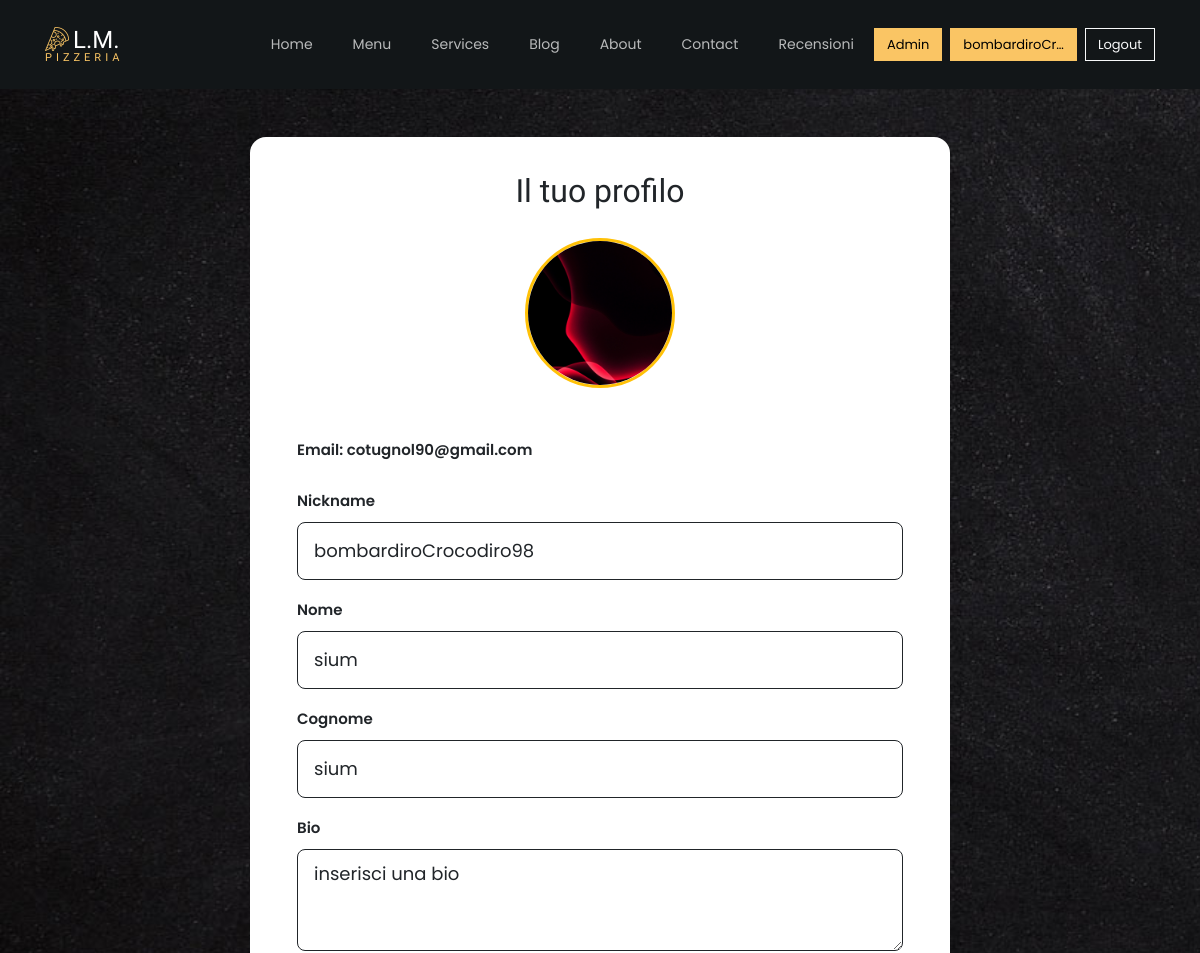
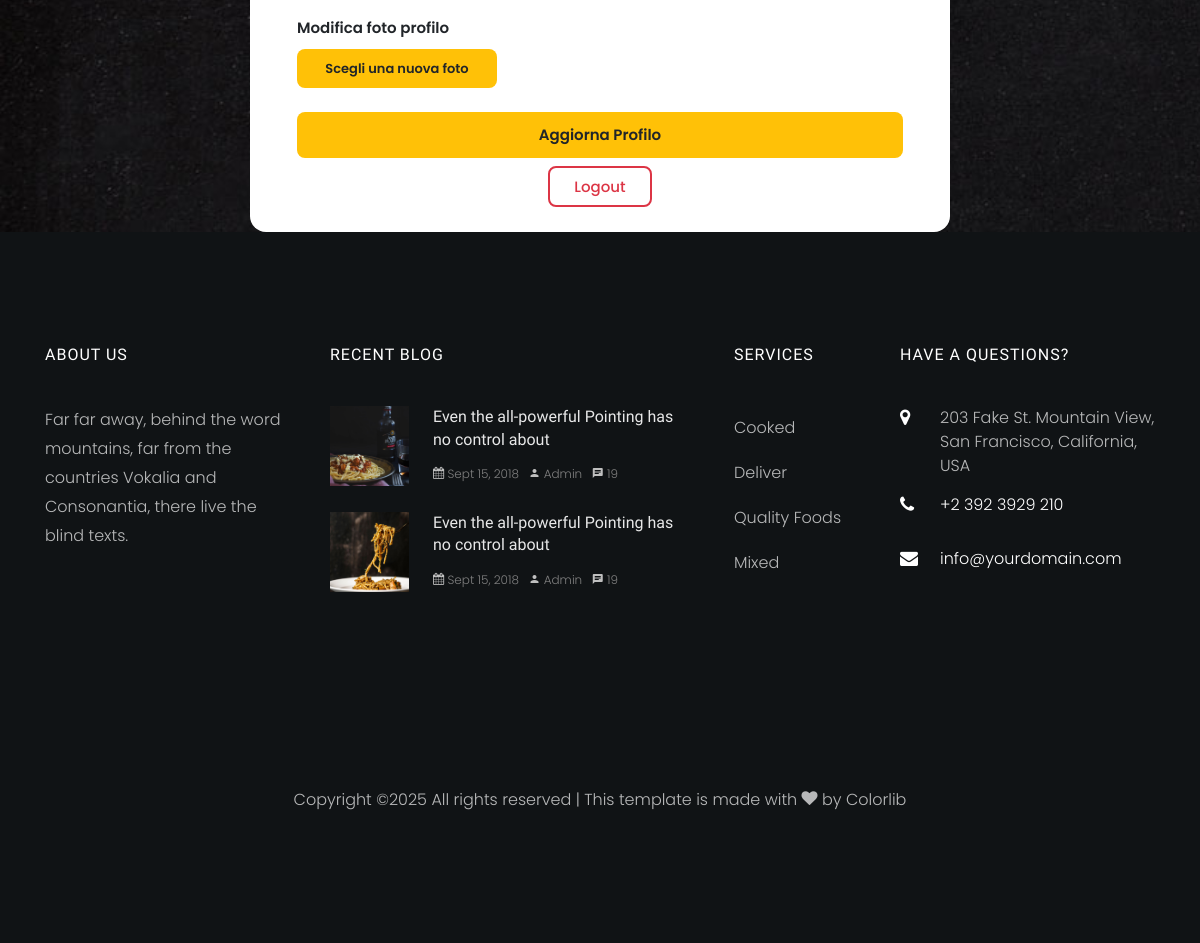
The app's page /Template/profilo.php (signed in) with its own data (2 pictures, top to bottom).
### tables this page shows
CREATE TABLE `utente` (
  `email` varchar(100) NOT NULL,
  `password` varchar(600) NOT NULL,
  `nickname` varchar(50) DEFAULT NULL,
  `nome` varchar(50) DEFAULT NULL,
  `cognome` varchar(50) DEFAULT NULL,
  `foto_profilo` varchar(500) DEFAULT NULL,
  `bio` varchar(1000) DEFAULT 'inserisci una bio',
  `favorite_pizza` varchar(50) DEFAULT NULL,
  `str_preferenze` int(11) DEFAULT NULL,
  `gruppo` varchar(50) NOT NULL,
  `recensione` int(11) DEFAULT NULL
);

### Template/profilo.php (the view, shortened to what this page needs)
<?php
require_once 'config.php';
$utente_email = $_SESSION['user']['email'];
$stmt = $pdo->prepare("SELECT * FROM utente WHERE email = :email");
$stmt->execute(['email' => $utente_email]);
$utente = $stmt->fetch(PDO::FETCH_ASSOC);
?>
<!DOCTYPE html>
<html lang="it">
<head>
    <link rel="stylesheet" href="css/open-iconic-bootstrap.min.css">
    <link rel="stylesheet" href="css/animate.css">
    <link rel="stylesheet" href="css/owl.carousel.min.css">
    <link rel="stylesheet" href="css/owl.theme.default.min.css">
    <link rel="stylesheet" href="css/magnific-popup.css">
    <link rel="stylesheet" href="css/aos.css">
    <link rel="stylesheet" href="css/ionicons.min.css">
    <link rel="stylesheet" href="css/bootstrap-datepicker.css">
    <link rel="stylesheet" href="css/jquery.timepicker.css">
    <link rel="stylesheet" href="css/flaticon.css">
    <link rel="stylesheet" href="css/icomoon.css">
    <link rel="stylesheet" href="css/style.css">
    <link rel="stylesheet" href="css/stile_personalizzato.css">
</head>
<body>
    <?php include 'header.php'; ?>
    <div class="container mt-5">
        <div class="form-profilo">
            <h2 class="text-center mb-4" style="color: #212529 !important;">Il tuo profilo</h2>
            <div class="text-center mb-4">
                <?php if (!empty($utente['foto_profilo']) && file_exists($utente['foto_profilo'])): ?>
                    <?php
                    $src = $utente['foto_profilo'] ?: 'images/profilo/default.jpg';
                    ?>
                    <img src="<?= $src ?>?v=<?= time() ?>" alt="Foto Profilo" class="rounded-circle" style="width: 150px; height: 150px; object-fit: cover; border: 3px solid #ffc107;">
                <?php else: ?>
                    <img src="images/profilo/default.png" alt="Foto profilo" class="rounded-circle" style="width: 150px; height: 150px; object-fit: cover; border: 3px solid #ffc107;">
                <?php endif; ?>
            </div>
            <div class="container mt-5">
                <form method="post" enctype="multipart/form-data">
                    <div class="mb-3">
                        <label for="email" class="form-label">Email: <?= htmlspecialchars($utente['email']) ?></label>
                    </div>
                    <div class="mb-3">
                        <label for="nickname" class="form-label">Nickname</label>
                        <input type="text" name="nickname" class="form-control" id="nickname"
                            value="<?= htmlspecialchars($utente['nickname']) ?>" required
                            style="border:1px solid !important;background-color: #e9ecef; color: #212529 !important;">
                    </div>
                    <div class="mb-3">
                        <label for="nome" class="form-label">Nome</label>
                        <input type="text" name="nome" id="nome" class="form-control"
                            value="<?= htmlspecialchars($utente['nome']) ?>" required
                            style="border:1px solid !important;background-color: #e9ecef; color: #212529 !important;">
                    </div>
                    <div class="mb-3">
                        <label for="cognome" class="form-label">Cognome</label>
                        <input type="text" name="cognome" id="cognome" class="form-control"
                            value="<?= htmlspecialchars($utente['cognome']) ?>" required
                            style="border:1px solid !important;background-color: #e9ecef; color: #212529 !important;">
                    </div>
                    <div class="mb-3">
                        <label for="bio" class="form-label">Bio</label>
                        <textarea name="bio" id="bio" class="form-control" rows="3" style="border:1px solid !important;background-color: #e9ecef; color: #212529 !important;"><?= htmlspecialchars($utente['bio']) ?></textarea>
                    </div>
                    <div class="mb-3">
                        <label for="foto" class="form-label d-block">Modifica foto profilo</label>
                        <label for="foto" class="btn btn-custom-warning text-center" style="width: 200px;">
                            Scegli una nuova foto
                        </label>
                    </div>
                    <button type="submit" class="btn-custom-warning">Aggiorna Profilo</button>
                </form>
            </div>
            <div class="text-center" style="margin-top: 15px !important;">
                <a href="logout.php" class="btn-logout">Logout</a>
            </div>
        </div>
    </div>
    <?php include 'footer.php'; ?>
</body>
</html>

### Template/css/stile_personalizzato.css (style rules this page uses)
.form-profilo { background-color: #ffffff; padding: 2rem; border-radius: 1rem; box-shadow: 0 5px 15px rgba(0, 0, 0, 0.05); max-width: 700px; margin: 0 auto; }
.form-profilo label { font-weight: 600; color: #212529; }
.form-profilo input.form-control, .form-profilo textarea.form-control { border: 1px solid #ced4da; border-radius: 0.5rem; padding: 0.6rem 1rem; transition: border-color 0.3s, box-shadow 0.3s; background-color: #fff; color: #212529; }
.btn-custom-warning { background-color: #ffc107; border: none; color: #212529; font-weight: 600; transition: background-color 0.3s ease; padding: 0.6rem 1rem; border-radius: 0.5rem; width: 100%; }
.btn-logout { margin-top: 1rem; border: 2px solid #dc3545; color: #dc3545; font-weight: 500; background: transparent; transition: all 0.3s ease; padding: 0.5rem 1.5rem; border-radius: 0.5rem; text-decoration: none; }

### records on screen
utente: foto_profilo (picture), email "cotugnol90@gmail.com", nickname "bombardiroCrocodiro98", nome "sium", cognome "sium", bio "inserisci una bio"

### other values on screen
$nickname "bombardiroCr…"
